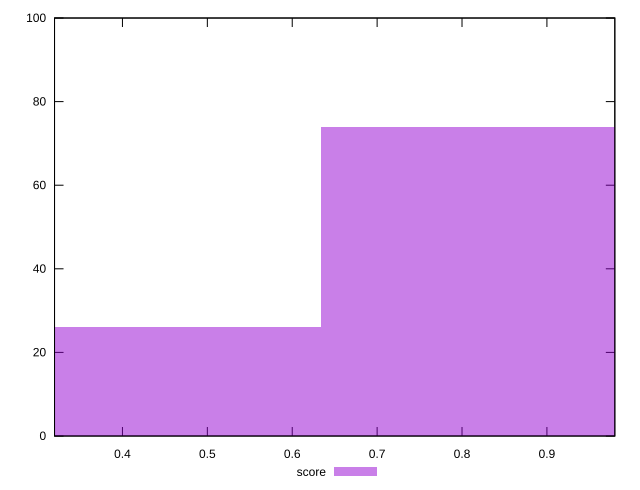

Generate this figure with gnuplot:
reset

$score <<EOF
0.8448340545796227 74
0.42241702728981134 26
EOF

set key outside below
set boxwidth 0.42241702728981134
set xrange [0.32:0.98]
set yrange [0:100]
set trange [0:100]
set style fill transparent solid 0.5 noborder
set terminal svg size 640, 490 enhanced background rgb 'white'
set output "report_00015_2021-02-09T16-11-33.973Z/mainthread-work-breakdown/samples/pages+cached+noadtech+nomedia/score/histogram.svg"

plot $score title "score" with boxes

reset
